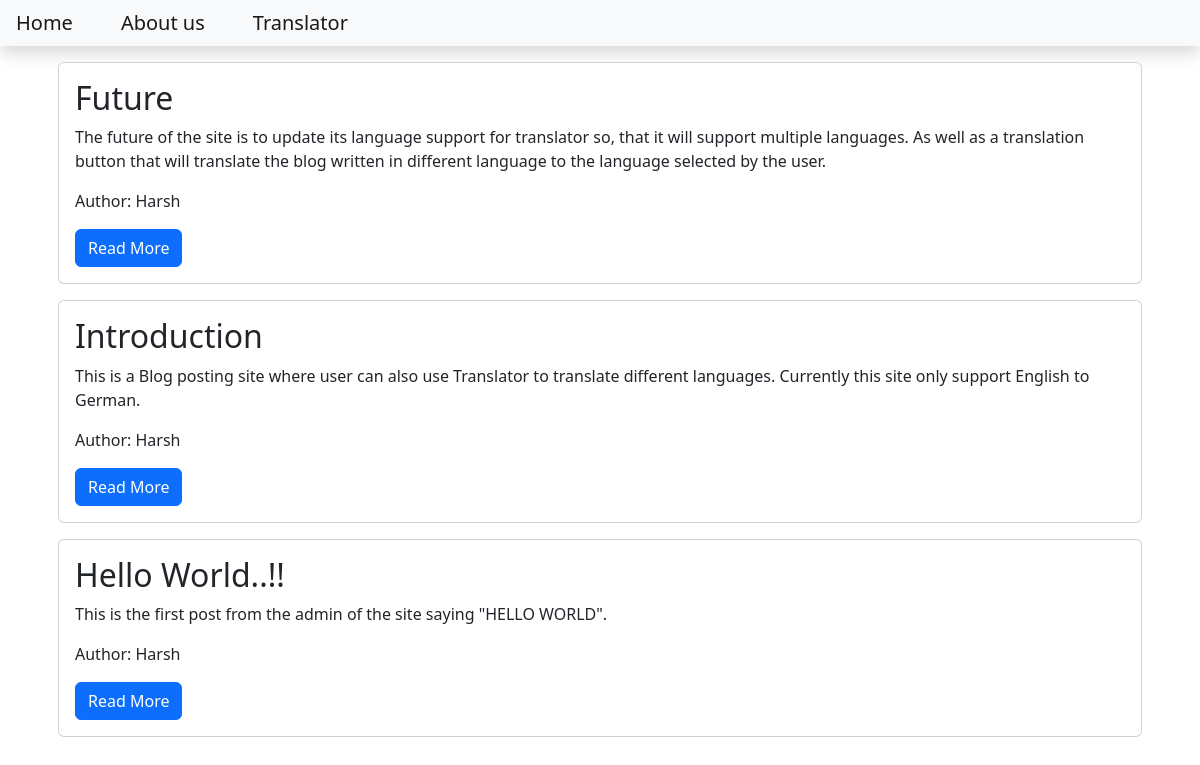
The page / on the database its author committed.
### blog/models.py (models this page shows, shortened)
class Post(models.Model):
    title = models.CharField(max_length=200)
    content = models.TextField()
    date_created = models.DateTimeField(auto_now_add=True)
    slug = models.SlugField(max_length=200, unique=True)
    author = models.ForeignKey(to=User,
                               on_delete=models.CASCADE, )  # Cascade is used so that when a user is deleted from the database his posts will be deleted with it.
    status = models.IntegerField(choices=STATUS, default=0)

### blog/views.py (the view)
# urls.py: path("",views.PostList.as_view(), name="home")
class PostList(generic.ListView):
    queryset = Post.objects.filter(status=1).order_by("-date_created")
    template_name = "index.html"

### templates/index.html
{% extends 'base.html' %}
{% block content %}
<div class="container">
{% for post in post_list %}
    <div class="card m-3">
        <div class="card-body">
            <h2 class="card-title">
                {{post.title}}
            </h2>
            <p class="card-text">
                {{post.content | slice:"500"}}
            </p>
            <p class="card-text">
                Author: {{post.author | title}}
            </p>
<a class="btn btn-primary" href="{% url 'blog_view' post.slug %}">Read More</a>
            </div>
        </div>
{% endfor %}
    </div>
{% endblock content %}

### templates/base.html (shortened to what this page needs)
<!DOCTYPE html>
<html lang="en">
<head>
    <link href="https://cdn.jsdelivr.net/npm/bootstrap@5.2.0/dist/css/bootstrap.min.css" rel="stylesheet">
</head>
<body>
<nav class="navbar navbar-expand-lg navbar-light bg-light shadow mb-3" id="mainNav">
    <div class="collapse navbar-collapse" id="navbarResponsive">
        <ul class="navbar-nav ml-auto">
            <li class="nav-item">
                <a class="navbar-brand p-3" href="{% url 'home' %}">Home</a>
            </li>
            <li>
                <a class="navbar-brand p-3" href="{% url 'about_view' %}">About us</a>
            </li>
            <li>
                <a class="navbar-brand p-3" href="{% url 'translator_view' %}">Translator</a>
            </li>
        </ul>
    </div>
</nav>
{% block content %}
{% endblock content %}
</body>
</html>

### rows shown on the page
Post: title "Future", content "The future of the site is to update its language support for translator so, that it will support multiple languages. As well as a translation button that will translate the blog written in different language to the language selected by the user.", author "Harsh"
Post: title "Introduction", content "This is a Blog posting site where user can also use Translator to translate different languages. Currently this site only support English to German.", author "Harsh"
Post: title "Hello World..!!", content "This is the first post from the admin of the site saying \"HELLO WORLD\".", author "Harsh"
